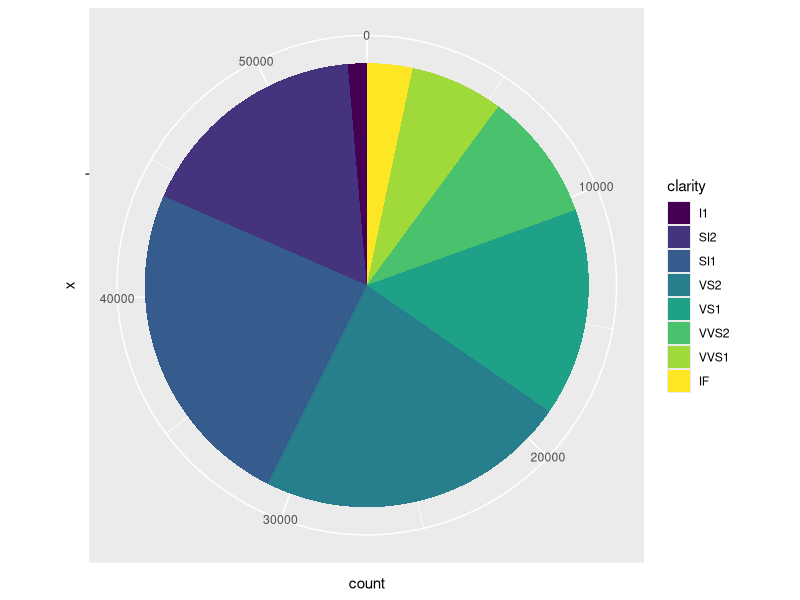

R code for this plot: (Note: this script raises an error after producing the figure.)
library(ggplot2)

#1 pie
ggplot(diamonds, aes(x = "", fill = clarity)) + geom_bar(width = 1) + coord_polar(theta = "y")

#2 histogram
ggplot(diamonds, aes(clarity)) + geom_histogram(aes(colour = clarity)) 

# 3 Scatterplot with color
ggplot(diamonds, aes(carat, price, colour = cut)) + layer(geom = "point")

# 4 steelblue histogram
ggplot(diamonds, aes(carat)) + layer(geom = "bar",
  geom_params = list(fill = "steelblue"),
  stat = "bin",
  stat_params = list(binwidth = 2)
)

ggplot(diamonds, aes(carat)) + geom_histogram(binwidth = 2, fill = "steelblue")

# 5 scatterplot with a smooth
ggplot(msleep, aes(sleep_rem / sleep_total, awake)) + geom_point() + geom_smooth()

# 6 scatterplot with thick blue line of best fit
ggplot(msleep, aes(sleep_rem / sleep_total, awake)) + geom_point() + geom_smooth(method = "lm", se = F, colour = alpha("steelblue", 0.5), size = 2)

# 7 scatterplot with color coded points
ggplot(mtcars, aes(x = mpg, y = wt)) + 
  geom_point(aes(colour = factor(cyl)))

# 8 line graph with groups
library(nlme)
ggplot(Oxboys, aes(age, height, group = Subject)) + geom_line()

# 9 line graph with groups smooth line overlaid
library(nlme)
ggplot(Oxboys, aes(age, height, group = Subject)) + 
  geom_line() + 
  geom_smooth(aes(group = 1), method = "lm", size = 2, se = F)
  
#  10 boxplots
library(nlme)
ggplot(Oxboys, aes(Occasion, height)) + geom_boxplot()

# 11 boxplots with lines overlaid
library(nlme)
ggplot(Oxboys, aes(Occasion, height)) + 
  geom_boxplot() + 
  geom_line(aes(group = Subject), colour = "#3366ff")

# 12 stacked colored bar chart
ggplot(diamonds, aes(color)) + 
  geom_bar(aes(fill = cut))
  
# 13 histogram with height equal to density
ggplot(diamonds, aes(carat)) +
  geom_histogram(aes(y = ..density..), binwidth = 0.1)
  
# 14 bar chart stacked
ggplot(diamonds, aes(clarity)) + 
  geom_bar(aes(fill = cut), position = "stack")
  
# 15 bar chart dodged
ggplot(diamonds, aes(clarity)) + 
  geom_bar(aes(fill = cut), position = "dodge")
  
# 16 bar chart filled
ggplot(diamonds, aes(clarity)) + 
  geom_bar(aes(fill = cut), position = "fill")
  
# 17 area histogram
ggplot(diamonds, aes(carat)) + 
  xlim(0, 3) +
  stat_bin(aes(ymax = ..count..), binwidth = 0.1, geom = "area")
  
# 18 point size histogram
ggplot(diamonds, aes(carat)) + 
  xlim(0, 3) +
  stat_bin(aes(size = ..density..), binwidth = 0.1, 
    geom = "point", position = "identity")
    
# 19 tile histogram
ggplot(diamonds, aes(carat)) + 
  xlim(0, 3) +
  stat_bin(aes(y = 1, fill = ..count..), binwidth = 0.1, 
    geom = "tile", position = "identity")
    
# 20 facetted histogram
ggplot(diamonds, aes(depth)) +
  xlim(58, 68) +
  geom_histogram(aes(y = ..density..), binwidth = 0.1) + 
  facet_grid(cut ~ .)
  
